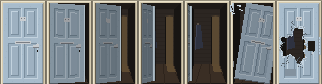
#> input picture assets/doors/door_blue.png, 322 x 84 px, given in place of door_oak.png, which was not available
$ python prop_review.py ../../assets/doors/door_blue.png 5
#> lines starting #> are read from the running program, lines starting #| are printed output that depends on the picture
### tools/art/prop_lab.py
"""Build the ART LAB page — a review bench for the owner (owner round 25: "that prop lab page sounds great").

Every standing corridor prop is re-rendered by its REAL generator (tools/art/corridor_props.py) across
16 seeds — the seed the game uses now, plus 15 others — and shown standing on crops of the real corridor
art at its true floor depth; every inventory icon (tools/art/item_icons.py output) is shown at 1x/2x/4x.
The owner marks each one Keep / Rework, picks a seed, and leaves a note; the page stores those in its
artifact database, where Claude reads them back and copies the chosen seeds into build().

Run:  python3 tools/art/prop_lab.py <out.html>
Writes one self-contained page (images inlined), from tools/art/prop_lab_page.html.
"""
import base64
import inspect
import io
import json
import os
import sys

from PIL import Image

sys.path.insert(0, os.path.dirname(__file__))
import corridor_props  # noqa: E402

ROOT = os.path.abspath(os.path.join(os.path.dirname(__file__), '..', '..'))
SEEDS = 16
CROP = (170, 40, 400, 192)          # corridor-local box: door 201's right half, the gap, door 329
FLOOR_Y = 160                       # the skirting / floor line (corridor local)
DOOR_SPOT_X = 201 + 27 + 3          # a "door" prop's left edge, just outside door 201's frame
OPEN_SPOT_X = 265                   # an "open" prop's centre, between the doors
BACKDROPS = [('hotel', 'Hotel (floors 21-29)', 'corridor_high_w0a', 'oak'),
             ('residential', 'Residential (11-20)', 'corridor_mid_w2a', 'cream'),
             ('institutional', 'Institutional (1-10)', 'corridor_low_w4a', 'steel')]
DOORS_LOCAL = (201, 329)            # apartment doors in the crop (live nodes in the game, centred at y 119)
DOOR_CENTRE_Y = 119
LABELS = {
    'shoe_rack': 'Shoe rack', 'shoe_tray': 'Shoe tray', 'umbrella_stand': 'Umbrella stand',
    'hall_table': 'Hall table', 'parcels': 'Parcels', 'pram': 'Pram', 'bin_bags': 'Bin bags',
    'recycling_box': 'Recycling box', 'newspapers': 'Newspapers', 'suitcase': 'Suitcase',
    'shopping_bag': 'Shopping bag', 'bicycle': 'Bicycle',
    'kids_bike': "Kid's bike", 'scooter': 'Scooter', 'plant_tall': 'Floor planter', 'plant_dead': 'Dead planter',
    'plant_fallen': 'Knocked-over planter', 'plant_stand': 'Plant on a stand',
    'plant_stand_fallen': 'Knocked-over plant stand', 'chair': 'Hall chair', 'chair_down': 'Knocked-over chair',
}


# [56 lines left out: functions uri, recorded_calls, render, props, not called in this run]


def backdrops():
    out = []
    for key, label, fname, door in BACKDROPS:
        strip = Image.open(os.path.join(ROOT, 'assets', 'doors', 'door_%s.png' % door)).convert('RGBA')
#> strip is the input picture: PIL image 322x84 RGBA; mean R, G, B, A 116.4, 121.4, 122.6, 255
        fw = strip.width // 7
#> fw = 46
        leaf = strip.crop((0, 0, fw, strip.height))                 # frame 0: closed
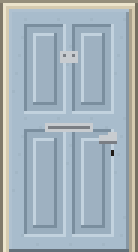
#> leaf: PIL image 46x84 RGBA (shown 3 times larger); mean R, G, B, A 164.3, 178.6, 187.7, 255
        for run, suffix in ((1, ''), (3, '_r3')):
            p = os.path.join(ROOT, 'assets', 'corridor', fname + suffix + '.png')
            if not os.path.exists(p):
                continue
            wall = Image.open(p).convert('RGBA')
            for dx in DOORS_LOCAL:                                    # the doors are live nodes in the game
                wall.alpha_composite(leaf, (dx - fw // 2, DOOR_CENTRE_Y - leaf.height // 2))
            out.append({'key': key, 'label': label, 'run': run, 'image': uri(wall.crop(CROP))})
#> pass 2 of the loop in backdrops, `for key, label, fname, door in BACKDROPS:`:
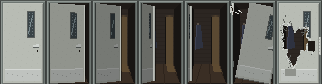
#> input picture assets/doors/door_fire.png, 322 x 84 px, given in place of door_cream.png, which was not available
#> in backdrops, strip is the input picture: PIL image 322x84 RGBA; mean R, G, B, A 108.3, 109.2, 103.8, 255
#> in backdrops, `leaf = strip.crop((0, 0, fw, strip.height))`:
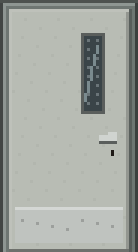
#> leaf: PIL image 46x84 RGBA (shown 3 times larger); mean R, G, B, A 163.5, 168.1, 162.1, 255
    return out


# [28 lines left out: functions icons, main, not called in this run]


# [2 lines that do not run on import are left out]

### tools/art/prop_review.py
"""Render chosen corridor props in situ (hotel corridor) at N x for review: python3 prop_review.py out.png 4 name [name...]"""
import base64, io, sys, os
sys.path.insert(0, os.path.dirname(__file__))
import prop_lab
from PIL import Image, ImageDraw

def main(out, zoom, names):
#> (the run stopped early here; a loop or call above may not have finished)
